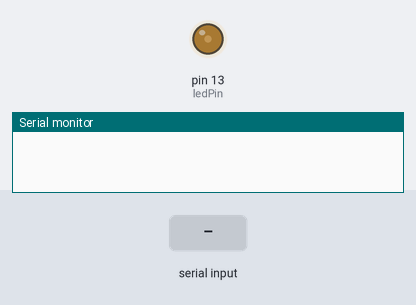
This sketch was run on a simulated Arduino Uno, built with avr-gcc and run on an emulated ATmega328P. Parts: output pins drawn as LEDs (lit = HIGH), the last lines printed to the serial monitor. Inputs (shaded band) come from the test bench.

Above: at 1.2 s.
1.3 s: "90,45\n" received over Serial
At 1.48 s:
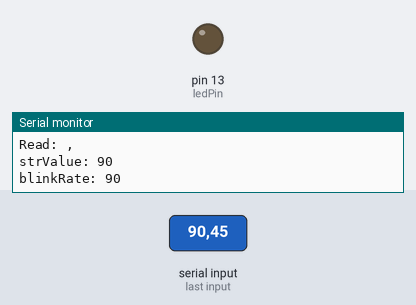
At 1.89 s:
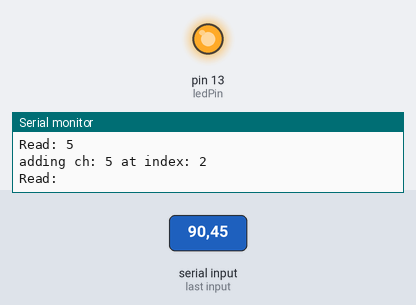
Timing chart, 0 to 10.3 s (numbered marks = the images above; inputs shaded):
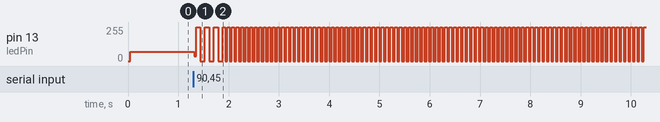

The sketch:

text_serial_input.ino
```cpp
// text_serial_input.ino
// set led blink rate using serial input

const int ledPin      = 13;
int blinkRate         = 0;
const int maxChars    = 5;
int index             = 0;

char strValue[maxChars + 1];

void setup() {
	Serial.begin( 9600);
	pinMode(ledPin, OUTPUT);
}

void loop() {
	if (Serial.available()) {
		char ch = Serial.read();
    Serial.print("Read: ");Serial.println(ch);
    if(index < maxChars && isDigit(ch)) {
      strValue[index++] = ch;
      Serial.print("adding ch: ");Serial.print(ch);Serial.print(" at index: ");Serial.println(index);
    } else {
      strValue[index] = 0;
      Serial.print("strValue: "); Serial.println(strValue);
      blinkRate = atoi(strValue);
      index = 0;
      Serial.print("blinkRate: "); Serial.println(blinkRate);
    }
  }
  blink(blinkRate);
}

void blink(int rate) {
	digitalWrite(ledPin, HIGH);
	delay(rate);
	digitalWrite(ledPin, LOW);
	delay(rate);
}
```
